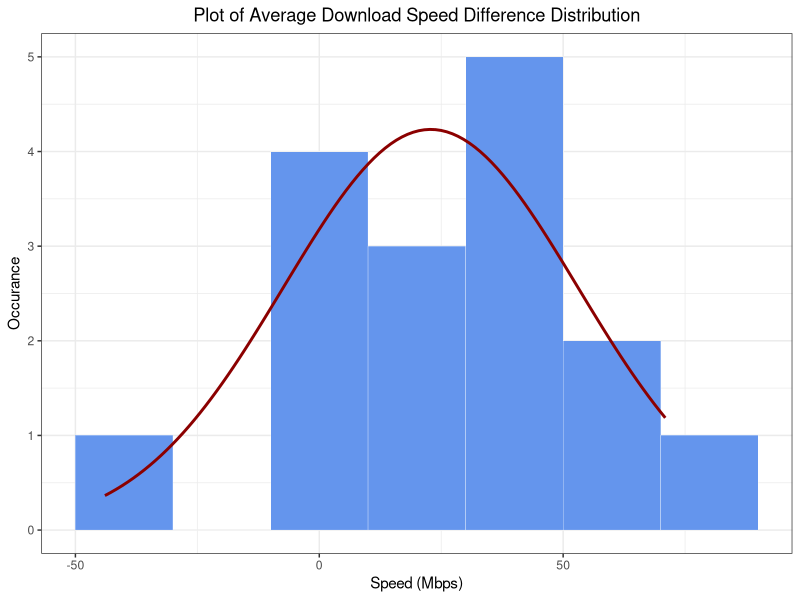
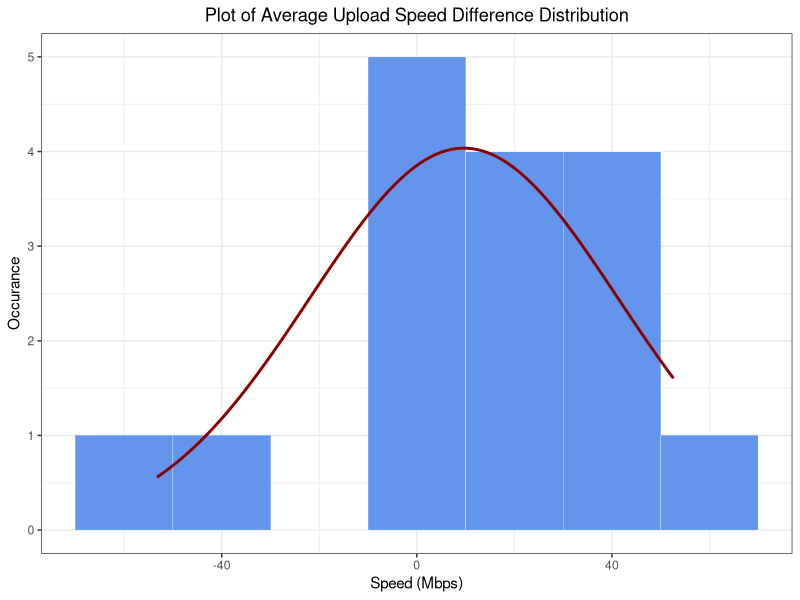

Generate these figures, in order, with R:
## ---- chunk 1
# if not installed use: install.packages("package_name")
suppressWarnings(library(readxl))
suppressWarnings(library(psych))
suppressPackageStartupMessages(library(ggplot2))
## ---- chunk 2
# TODO: change the Actual Time format with just hours and min
hanson_data= read_excel("datasheet.xlsx", sheet="Hanson")
oldmain_data= read_excel("datasheet.xlsx", sheet="Old Main")
## ---- chunk 3
library(knitr)
kable(hanson_data[,c(2,4,5,6)], caption = "Data taken in Hanson Hall of Science")
kable(oldmain_data[,c(2,4,5,6)], caption = "Data taken in Old Main Hall")
## ---- chunk 4
# get the differece between download and upload speeds for each building
result <-
  data.frame(
    download_diff = hanson_data$`Download Speed (Mbps)` - oldmain_data$`Download Speed (Mbps)`,
    upload_diff = hanson_data$`Upload Speed (Mbps)` - oldmain_data$`Upload Speed (Mbps)`
  )


head(result)
## ---- chunk 5
h_download_mean = mean(hanson_data$`Download Speed (Mbps)`)
h_upload_mean = mean(hanson_data$`Upload Speed (Mbps)`)
h_download_sd = sd(hanson_data$`Download Speed (Mbps)`)
h_upload_sd = sd(hanson_data$`Upload Speed (Mbps)`)
## ---- chunk 6
o_download_mean = mean(oldmain_data$`Download Speed (Mbps)`)
o_upload_mean = mean(oldmain_data$`Upload Speed (Mbps)`)
o_download_sd = sd(oldmain_data$`Download Speed (Mbps)`)
o_upload_sd = sd(oldmain_data$`Upload Speed (Mbps)`)
## ---- chunk 7
download_sd = sd(result$download_diff)
download_mean = mean(result$download_diff)

upload_sd = sd(result$upload_diff)
upload_mean = mean(result$upload_diff)
## ---- chunk 8
summary(result$download_diff)
summary(result$upload_diff)
## ---- chunk 9
download_sd <- sd(result$download_diff)
download_mean <- mean(result$download_diff)

upload_sd <- sd(result$upload_diff)
upload_mean <- mean(result$upload_diff)

library(ggplot2)

plot_dist_hist <- function(n, mean, sd, binwidth) {
  df <- data.frame(x = rnorm(n, mean, sd))
  ggplot(df, aes(
    x = x,
    mean = mean,
    sd = sd,
    binwidth = binwidth,
    n = n
  )) +
    theme_bw() +
    geom_histogram(
      binwidth = binwidth,
      colour = "white",
      fill = "cornflowerblue",
      linewidth = 0.1
    ) +
    stat_function(
      fun = function(x)
        dnorm(x, mean = mean, sd = sd) * n * binwidth,
      color = "darkred",
      linewidth = 1
    ) + 
    theme(plot.title = element_text(hjust = 0.5)) 
}
n = nrow(result)
binwidth = 20
set.seed(1)
## ---- chunk 10
download_sd <- sqrt((h_download_sd^2/n)+(o_download_sd^2/n))
download_t.value = download_mean/download_sd
download_p_val = 2*(1 - pt(download_t.value, n-1))
print(download_p_val)
## ---- chunk 11
upload_sd <- sqrt((h_upload_sd^2/n)+(o_upload_sd^2/n))
upload_t.value = upload_mean/upload_sd
upload_p_val = 2*(1 - pt(upload_t.value,n-1))
print(upload_p_val)
## ---- chunk 12
h_download_t.score = qt(p=0.025, df= n-1)
h_download_se = h_download_sd/sqrt(n)
h_download_margin.error <- h_download_t.score * h_download_se
h_download_lower.bound <- h_download_mean - h_download_margin.error
h_download_upper.bound <- h_download_mean + h_download_margin.error

if (h_download_upper.bound < h_download_lower.bound)
{
  print(c(h_download_upper.bound,h_download_lower.bound))
}else {
  print(c(h_download_lower.bound,h_download_upper.bound))
}
## ---- chunk 13
o_download_t.score = qt(p=0.025, df=n-1)
o_download_se = o_download_sd/sqrt(n)
o_download_margin.error <- o_download_t.score * o_download_se
o_download_lower.bound <- o_download_mean - o_download_margin.error
o_download_upper.bound <- o_download_mean + o_download_margin.error
if (o_download_upper.bound < o_download_lower.bound)
{
  print(c(o_download_upper.bound,o_download_lower.bound))
}else {
  print(c(o_download_lower.bound,o_download_upper.bound))
}
## ---- chunk 14
download_t.score = qt(p=0.025, df=n-1)

download_margin.error <- download_t.score * sqrt((h_download_sd^2/n)+(o_download_sd^2/n))
download_lower.bound <- download_mean - download_margin.error
download_upper.bound <- download_mean + download_margin.error
if (download_upper.bound < download_lower.bound)
{
  print(c(download_upper.bound,download_lower.bound))
}else {
  print(c(download_lower.bound,download_upper.bound))
}
## ---- chunk 15
plot_dist_hist(n, download_mean, download_sd, binwidth) + labs(title = "Plot of Average Download Speed Difference Distribution", x = "Speed (Mbps)", y = "Occurance")
plot_dist_hist(n, upload_mean, upload_sd, binwidth) + labs(title = "Plot of Average Upload Speed Difference Distribution",x ="Speed (Mbps)", y = "Occurance")
